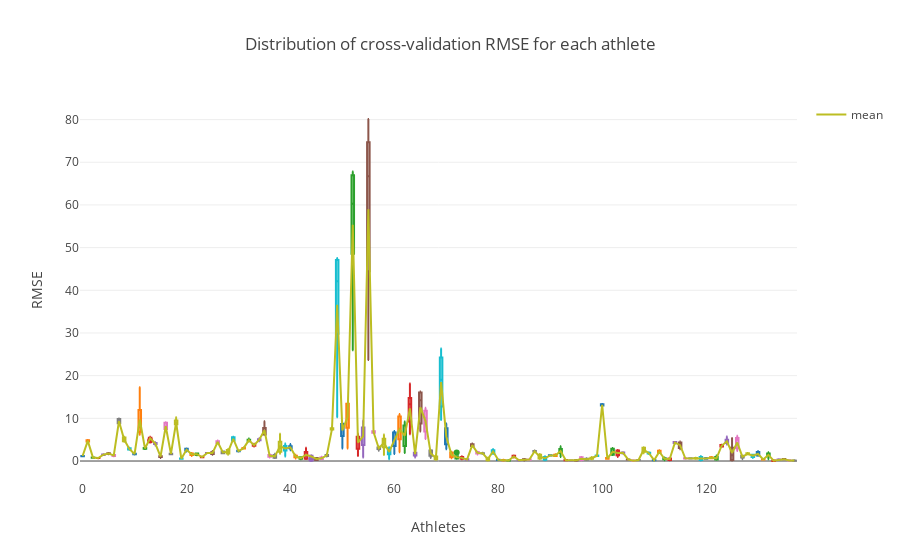

Source (notebook cell):
### Code cell
# calculating the RMSE for cross-validation results of each person
# the result is a 2D tensor with rows as reapets and columns as persons
results = np.nanmean((padded_targetvalues - padded_predictions)**2, axis=2) ** .5

# visulizing the results of repeated cross-validation RMSE for each person via a boxplot
df = DataFrame(results)
plotData = [] 
for col in df.columns:
    plotData.append(go.Box(y= df[col], name=col, showlegend=False)) 
plotData.append(go.Scatter(x= df.columns, y=df.mean(), mode='lines', name='mean'))

layout = dict(title = 'Distribution of cross-validation RMSE for each athlete',
              xaxis = dict(title = 'Athletes'),
              yaxis = dict(title = 'RMSE'))

iplot(dict(data=plotData, layout=layout))

### Figure 1 — Plotly figure (JSON) as saved in the notebook; plotly's stock layout.template omitted (floating-point values rounded to 4 significant figures; data arrays with more than 128 entries replaced by an {"elided": "..."} marker saying what was removed)
{"data": [{"name": 0, "showlegend": false, "type": "box", "y": [1.114, 1.236, 1.167, 1.174, 1.128]}, {"name": 1, "showlegend": false, "type": "box", "y": [4.709, 4.8, 4.954, 4.513, 4.608]}, {"name": 2, "showlegend": false, "type": "box", "y": [0.7679, 0.8066, 0.8291, 0.7665, 0.8423]}, {"name": 3, "showlegend": false, "type": "box", "y": [0.7278, 0.7247, 0.6914, 0.6523, 0.7242]}, {"name": 4, "showlegend": false, "type": "box", "y": [1.542, 1.396, 1.577, 1.54, 1.389]}, {"name": 5, "showlegend": false, "type": "box", "y": [1.851, 1.759, 1.647, 1.576, 1.819]}, {"name": 6, "showlegend": false, "type": "box", "y": [1.543, 1.158, 1.139, 1.375, 1.248]}, {"name": 7, "showlegend": false, "type": "box", "y": [9.978, 8.683, 9.27, 9.77, 8.869]}, {"name": 8, "showlegend": false, "type": "box", "y": [5.709, 4.64, 4.494, 5.441, 4.796]}, {"name": 9, "showlegend": false, "type": "box", "y": [3.134, 2.714, 2.614, 2.823, 2.939]}, {"name": 10, "showlegend": false, "type": "box", "y": [1.762, 1.602, 1.53, 1.67, 1.622]}, {"name": 11, "showlegend": false, "type": "box", "y": [7.9, 7.05, 17.26, 10.22, 6.17]}, {"name": 12, "showlegend": false, "type": "box", "y": [2.992, 3.121, 2.923, 2.84, 2.854]}, {"name": 13, "showlegend": false, "type": "box", "y": [5.367, 5.671, 5.396, 4.793, 5.409]}, {"name": 14, "showlegend": false, "type": "box", "y": [3.612, 4.205, 4.371, 4.142, 4.101]}, {"name": 15, "showlegend": false, "type": "box", "y": [0.7325, 1.058, 0.9872, 1.254, 1.058]}, {"name": 16, "showlegend": false, "type": "box", "y": [6.972, 8.089, 8.905, 9.086, 7.677]}, {"name": 17, "showlegend": false, "type": "box", "y": [1.685, 1.614, 1.679, 1.598, 1.755]}, {"name": 18, "showlegend": false, "type": "box", "y": [9.208, 8.984, 8.923, 7.722, 10.27]}, {"name": 19, "showlegend": false, "type": "box", "y": [0.5818, 0.5164, 0.5793, 0.5523, 0.5576]}, {"name": 20, "showlegend": false, "type": "box", "y": [2.684, 2.207, 2.532, 2.833, 2.929]}, {"name": 21, "showlegend": false, "type": "box", "y": [1.577, 1.153, 1.531, 1.851, 1.763]}, {"name": 22, "showlegend": false, "type": "box", "y": [1.723, 1.347, 1.418, 1.753, 1.743]}, {"name": 23, "showlegend": false, "type": "box", "y": [0.9879, 0.8654, 0.8844, 0.9694, 0.9235]}, {"name": 24, "showlegend": false, "type": "box", "y": [1.867, 1.856, 1.862, 1.876, 1.869]}, {"name": 25, "showlegend": false, "type": "box", "y": [1.938, 1.461, 1.675, 2.318, 1.917]}, {"name": 26, "showlegend": false, "type": "box", "y": [4.46, 4.189, 4.254, 4.548, 4.802]}, {"name": 27, "showlegend": false, "type": "box", "y": [1.816, 1.881, 1.801, 2.219, 2.244]}, {"name": 28, "showlegend": false, "type": "box", "y": [1.445, 2.151, 2.814, 2.503, 1.843]}, {"name": 29, "showlegend": false, "type": "box", "y": [4.815, 5.143, 4.828, 5.554, 5.692]}, {"name": 30, "showlegend": false, "type": "box", "y": [2.282, 2.432, 2.365, 2.412, 2.227]}, {"name": 31, "showlegend": false, "type": "box", "y": [2.946, 3.014, 3.039, 3.143, 2.94]}, {"name": 32, "showlegend": false, "type": "box", "y": [4.915, 4.784, 4.868, 4.566, 5.304]}, {"name": 33, "showlegend": false, "type": "box", "y": [3.71, 3.683, 3.602, 3.39, 4.066]}, {"name": 34, "showlegend": false, "type": "box", "y": [4.932, 4.946, 4.637, 5.042, 5.339]}, {"name": 35, "showlegend": false, "type": "box", "y": [6.154, 7.23, 7.028, 9.317, 6.251]}, {"name": 36, "showlegend": false, "type": "box", "y": [1.202, 1.061, 1.331, 1.647, 0.8076]}, {"name": 37, "showlegend": false, "type": "box", "y": [1.691, 0.8275, 0.6801, 0.9238, 1.319]}, {"name": 38, "showlegend": false, "type": "box", "y": [6.377, 2.33, 3.054, 1.677, 3.902]}, {"name": 39, "showlegend": false, "type": "box", "y": [1.05, 3.308, 3.329, 4.086, 2.909]}, {"name": 40, "showlegend": false, "type": "box", "y": [3.96, 3.135, 2.495, 3.265, 3.148]}, {"name": 41, "showlegend": false, "type": "box", "y": [1.449, 1.162, 0.5939, 0.982, 1.048]}, {"name": 42, "showlegend": false, "type": "box", "y": [0.881, 0.5821, 0.8554, 0.409, 0.7363]}, {"name": 43, "showlegend": false, "type": "box", "y": [3.137, 0.5392, 1.738, 0.4766, 1.475]}, {"name": 44, "showlegend": false, "type": "box", "y": [1.109, 1.354, 0.4592, 1.23, 1.174]}, {"name": 45, "showlegend": false, "type": "box", "y": [0.712, 0.2413, 0.6813, 0.2658, 0.5071]}, {"name": 46, "showlegend": false, "type": "box", "y": [1.001, 0.5511, 0.4342, 0.4552, 0.746]}, {"name": 47, "showlegend": false, "type": "box", "y": [1.332, 1.617, 1.073, 1.301, 1.219]}, {"name": 48, "showlegend": false, "type": "box", "y": [7.618, 7.313, 7.446, 7.837, 7.437]}, {"name": 49, "showlegend": false, "type": "box", "y": [36.33, 42.11, 46.93, 10.23, 47.56]}, {"name": 50, "showlegend": false, "type": "box", "y": [8.431, 6.874, 9.079, 2.919, 8.564]}, {"name": 51, "showlegend": false, "type": "box", "y": [9.412, 13.55, 12.08, 2.91, 13.38]}, {"name": 52, "showlegend": false, "type": "box", "y": [66.65, 56.06, 67.81, 25.98, 60.28]}, {"name": 53, "showlegend": false, "type": "box", "y": [3.449, 6.408, 5.078, 1.179, 5.468]}, {"name": 54, "showlegend": false, "type": "box", "y": [4.725, 7.301, 6.834, 0.806, 9.468]}, {"name": 55, "showlegend": false, "type": "box", "y": [51.4, 72.87, 66.71, 23.69, 80.14]}, {"name": 56, "showlegend": false, "type": "box", "y": [6.589, 6.966, 6.707, 6.945, 6.625]}, {"name": 57, "showlegend": false, "type": "box", "y": [3.373, 3.122, 2.433, 2.92, 3.137]}, {"name": 58, "showlegend": false, "type": "box", "y": [3.872, 4.89, 4.767, 1.381, 6.24]}, {"name": 59, "showlegend": false, "type": "box", "y": [1.994, 2.926, 2.235, 0.3921, 3.236]}, {"name": 60, "showlegend": false, "type": "box", "y": [4.154, 7.021, 5.047, 1.638, 6.57]}, {"name": 61, "showlegend": false, "type": "box", "y": [6.129, 10.24, 7.551, 2.061, 11.03]}, {"name": 62, "showlegend": false, "type": "box", "y": [4.068, 8.014, 6.465, 1.907, 9.284]}, {"name": 63, "showlegend": false, "type": "box", "y": [10.25, 13.29, 13.66, 6.276, 18.14]}, {"name": 64, "showlegend": false, "type": "box", "y": [1.468, 1.852, 1.776, 0.8524, 2.14]}, {"name": 65, "showlegend": false, "type": "box", "y": [9.382, 16.3, 14.24, 6.931, 15.99]}, {"name": 66, "showlegend": false, "type": "box", "y": [7.484, 11.5, 10.11, 5.156, 12.49]}, {"name": 67, "showlegend": false, "type": "box", "y": [1.432, 2.59, 1.808, 0.7305, 2.459]}, {"name": 68, "showlegend": false, "type": "box", "y": [1.368, 0.2978, 0.5263, 0.4489, 0.9877]}, {"name": 69, "showlegend": false, "type": "box", "y": [13.85, 23.59, 19.02, 9.638, 26.36]}, {"name": 70, "showlegend": false, "type": "box", "y": [4.346, 7.278, 5.602, 2.779, 8.773]}, {"name": 71, "showlegend": false, "type": "box", "y": [0.9632, 2.186, 1.53, 0.6699, 1.969]}, {"name": 72, "showlegend": false, "type": "box", "y": [0.5287, 0.6, 0.8081, 0.5999, 2.012]}, {"name": 73, "showlegend": false, "type": "box", "y": [0.5383, 0.7006, 0.9188, 0.4189, 1.124]}, {"name": 74, "showlegend": false, "type": "box", "y": [0.439, 0.3103, 0.3077, 0.3839, 0.3892]}, {"name": 75, "showlegend": false, "type": "box", "y": [3.721, 3.541, 3.454, 3.859, 4.088]}, {"name": 76, "showlegend": false, "type": "box", "y": [1.933, 1.554, 1.809, 2.09, 2.146]}, {"name": 77, "showlegend": false, "type": "box", "y": [1.777, 1.706, 1.789, 1.821, 1.915]}, {"name": 78, "showlegend": false, "type": "box", "y": [0.7914, 0.1352, 0.3358, 0.7164, 0.1999]}, {"name": 79, "showlegend": false, "type": "box", "y": [2.821, 2.412, 1.879, 2.377, 1.615]}, {"name": 80, "showlegend": false, "type": "box", "y": [0.217, 0.2748, 0.2467, 0.2803, 0.2854]}, {"name": 81, "showlegend": false, "type": "box", "y": [0.3088, 0.1633, 0.1153, 0.1963, 0.1862]}, {"name": 82, "showlegend": false, "type": "box", "y": [0.1371, 0.1274, 0.1573, 0.1373, 0.1278]}, {"name": 83, "showlegend": false, "type": "box", "y": [1.287, 1.063, 1.209, 0.9529, 0.8087]}, {"name": 84, "showlegend": false, "type": "box", "y": [0.1588, 0.1436, 0.1806, 0.1744, 0.1663]}, {"name": 85, "showlegend": false, "type": "box", "y": [0.342, 0.3689, 0.1127, 0.3009, 0.4729]}, {"name": 86, "showlegend": false, "type": "box", "y": [0.3205, 0.338, 0.352, 0.3602, 0.3133]}, {"name": 87, "showlegend": false, "type": "box", "y": [2.459, 2.225, 2.164, 2.243, 2.293]}, {"name": 88, "showlegend": false, "type": "box", "y": [0.4612, 1.42, 0.6571, 1.673, 0.9081]}, {"name": 89, "showlegend": false, "type": "box", "y": [0.3638, 0.7133, 1.104, 0.8641, 0.1851]}, {"name": 90, "showlegend": false, "type": "box", "y": [1.34, 1.292, 1.345, 1.282, 1.319]}, {"name": 91, "showlegend": false, "type": "box", "y": [1.244, 1.196, 1.408, 1.579, 1.163]}, {"name": 92, "showlegend": false, "type": "box", "y": [2.548, 2.573, 2.207, 0.9663, 3.486]}, {"name": 93, "showlegend": false, "type": "box", "y": [0.1872, 0.2142, 0.1992, 0.2364, 0.1626]}, {"name": 94, "showlegend": false, "type": "box", "y": [0.1156, 0.1017, 0.09827, 0.09815, 0.1086]}, {"name": 95, "showlegend": false, "type": "box", "y": [0.2237, 0.1185, 0.1353, 0.08522, 0.2003]}, {"name": 96, "showlegend": false, "type": "box", "y": [0.9471, 0.2779, 0.4609, 0.1065, 0.8801]}, {"name": 97, "showlegend": false, "type": "box", "y": [0.3107, 0.5089, 0.2329, 0.6286, 0.3792]}, {"name": 98, "showlegend": false, "type": "box", "y": [0.5508, 0.9303, 0.6557, 0.6854, 0.4335]}, {"name": 99, "showlegend": false, "type": "box", "y": [1.21, 1.294, 1.186, 1.315, 1.167]}, {"name": 100, "showlegend": false, "type": "box", "y": [13.01, 13.22, 13.26, 13.38, 13.01]}, {"name": 101, "showlegend": false, "type": "box", "y": [0.6585, 0.7023, 0.5502, 0.7429, 0.5619]}, {"name": 102, "showlegend": false, "type": "box", "y": [3.045, 1.974, 1.526, 1.387, 2.821]}, {"name": 103, "showlegend": false, "type": "box", "y": [2.407, 1.992, 1.491, 0.9566, 2.582]}, {"name": 104, "showlegend": false, "type": "box", "y": [1.77, 1.899, 2.083, 1.994, 1.833]}, {"name": 105, "showlegend": false, "type": "box", "y": [0.3555, 0.336, 0.371, 0.3823, 0.3649]}, {"name": 106, "showlegend": false, "type": "box", "y": [0.1103, 0.1534, 0.0723, 0.02483, 0.07333]}, {"name": 107, "showlegend": false, "type": "box", "y": [0.234, 0.2402, 0.2433, 0.2473, 0.2164]}, {"name": 108, "showlegend": false, "type": "box", "y": [3.035, 1.82, 2.327, 2.821, 3.251]}, {"name": 109, "showlegend": false, "type": "box", "y": [1.667, 1.783, 1.894, 2.036, 1.763]}, {"name": 110, "showlegend": false, "type": "box", "y": [0.2462, 0.2656, 0.1529, 0.1577, 0.1474]}, {"name": 111, "showlegend": false, "type": "box", "y": [2.355, 2.519, 2.201, 1.954, 1.881]}, {"name": 112, "showlegend": false, "type": "box", "y": [0.8152, 0.5823, 0.1708, 0.5678, 0.4712]}, {"name": 113, "showlegend": false, "type": "box", "y": [0.6215, 0.1741, 0.5878, 0.2838, 0.5978]}, {"name": 114, "showlegend": false, "type": "box", "y": [4.297, 4.441, 4.375, 4.431, 4.037]}, {"name": 115, "showlegend": false, "type": "box", "y": [2.738, 4.258, 3.849, 4.558, 3.184]}, {"name": 116, "showlegend": false, "type": "box", "y": [0.6601, 0.5311, 0.6004, 0.6524, 0.6656]}, {"name": 117, "showlegend": false, "type": "box", "y": [0.5978, 0.6233, 0.6719, 0.6129, 0.5886]}, {"name": 118, "showlegend": false, "type": "box", "y": [0.5862, 0.7119, 0.7585, 0.5231, 0.6524]}, {"name": 119, "showlegend": false, "type": "box", "y": [0.8927, 0.2583, 0.1244, 1.187, 0.5117]}, {"name": 120, "showlegend": false, "type": "box", "y": [0.5479, 0.5218, 0.6429, 0.5584, 0.695]}, {"name": 121, "showlegend": false, "type": "box", "y": [0.6764, 0.6671, 0.8401, 0.7235, 0.9146]}, {"name": 122, "showlegend": false, "type": "box", "y": [1.296, 0.3595, 0.3146, 0.3863, 0.8099]}, {"name": 123, "showlegend": false, "type": "box", "y": [3.596, 3.33, 3.784, 3.77, 3.413]}, {"name": 124, "showlegend": false, "type": "box", "y": [4.359, 4.457, 4.735, 3.868, 5.721]}, {"name": 125, "showlegend": false, "type": "box", "y": [0.1302, 1.329, 2.353, 0.2879, 5.394]}, {"name": 126, "showlegend": false, "type": "box", "y": [4.984, 5.93, 2.356, 3.175, 5.203]}, {"name": 127, "showlegend": false, "type": "box", "y": [0.9291, 1.229, 0.4003, 1.232, 1.176]}, {"name": 128, "showlegend": false, "type": "box", "y": [1.562, 1.56, 1.813, 1.598, 1.901]}, {"name": 129, "showlegend": false, "type": "box", "y": [1.464, 1.497, 0.7072, 1.476, 1.05]}, {"name": 130, "showlegend": false, "type": "box", "y": [1.215, 1.304, 2.327, 1.38, 2.061]}, {"name": 131, "showlegend": false, "type": "box", "y": [0.3602, 0.365, 0.3717, 0.3622, 0.364]}, {"name": 132, "showlegend": false, "type": "box", "y": [2.064, 1.318, 0.4137, 1.637, 1.699]}, {"name": 133, "showlegend": false, "type": "box", "y": [0.004223, 0.07448, 0.01379, 0.02952, 0.171]}, {"name": 134, "showlegend": false, "type": "box", "y": [0.3055, 0.3355, 0.4313, 0.3278, 0.2732]}, {"name": 135, "showlegend": false, "type": "box", "y": [0.4259, 0.4313, 0.4764, 0.4423, 0.4157]}, {"name": 136, "showlegend": false, "type": "box", "y": [0.171, 0.1151, 0.1098, 0.1522, 0.1972]}, {"name": 137, "showlegend": false, "type": "box", "y": [0.107, 0.09478, 0.1546, 0.09024, 0.1406]}, {"mode": "lines", "name": "mean", "type": "scatter", "x": {"elided": "138 int values"}, "y": {"elided": "138 float values"}}], "layout": {"title": "Distribution of cross-validation RMSE for each athlete", "xaxis": {"title": "Athletes"}, "yaxis": {"title": "RMSE"}}}
